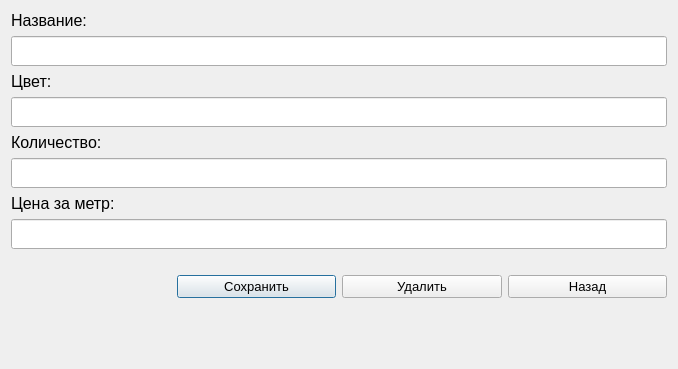
<?xml version="1.0" encoding="UTF-8"?>
<ui version="4.0">
 <class>Dialog</class>
 <widget class="QDialog" name="Dialog">
  <property name="geometry">
   <rect>
    <x>0</x>
    <y>0</y>
    <width>678</width>
    <height>369</height>
   </rect>
  </property>
  <property name="minimumSize">
   <size>
    <width>500</width>
    <height>300</height>
   </size>
  </property>
  <property name="windowTitle">
   <string>Редактирование материалов</string>
  </property>
  <layout class="QVBoxLayout" name="verticalLayout_2">
   <item>
    <layout class="QVBoxLayout" name="verticalLayout" stretch="0,0,0,0,0,0,0,0,0,0,1">
     <item>
      <widget class="QLabel" name="label">
       <property name="font">
        <font>
         <pointsize>12</pointsize>
        </font>
       </property>
       <property name="text">
        <string>Название:</string>
       </property>
      </widget>
     </item>
     <item>
      <widget class="QLineEdit" name="lineEdit">
       <property name="minimumSize">
        <size>
         <width>0</width>
         <height>30</height>
        </size>
       </property>
      </widget>
     </item>
     <item>
      <widget class="QLabel" name="label_2">
       <property name="font">
        <font>
         <pointsize>12</pointsize>
        </font>
       </property>
       <property name="text">
        <string>Цвет:</string>
       </property>
      </widget>
     </item>
     <item>
      <widget class="QLineEdit" name="lineEdit_2">
       <property name="minimumSize">
        <size>
         <width>0</width>
         <height>30</height>
        </size>
       </property>
      </widget>
     </item>
     <item>
      <widget class="QLabel" name="label_3">
       <property name="font">
        <font>
         <pointsize>12</pointsize>
        </font>
       </property>
       <property name="text">
        <string>Количество:</string>
       </property>
      </widget>
     </item>
     <item>
      <widget class="QLineEdit" name="lineEdit_3">
       <property name="minimumSize">
        <size>
         <width>0</width>
         <height>30</height>
        </size>
       </property>
      </widget>
     </item>
     <item>
      <widget class="QLabel" name="label_7">
       <property name="font">
        <font>
         <pointsize>12</pointsize>
        </font>
       </property>
       <property name="text">
        <string>Цена за метр:</string>
       </property>
      </widget>
     </item>
     <item>
      <widget class="QLineEdit" name="lineEdit_4">
       <property name="minimumSize">
        <size>
         <width>0</width>
         <height>30</height>
        </size>
       </property>
      </widget>
     </item>
     <item>
      <widget class="QLabel" name="label_6">
       <property name="text">
        <string/>
       </property>
      </widget>
     </item>
     <item>
      <layout class="QHBoxLayout" name="horizontalLayout">
       <item>
        <widget class="QLabel" name="label_4">
         <property name="text">
          <string/>
         </property>
        </widget>
       </item>
       <item>
        <widget class="QPushButton" name="pushButton">
         <property name="font">
          <font>
           <pointsize>10</pointsize>
          </font>
         </property>
         <property name="text">
          <string>Сохранить</string>
         </property>
        </widget>
       </item>
       <item>
        <widget class="QPushButton" name="pushButton_2">
         <property name="font">
          <font>
           <pointsize>10</pointsize>
          </font>
         </property>
         <property name="text">
          <string>Удалить</string>
         </property>
        </widget>
       </item>
       <item>
        <widget class="QPushButton" name="pushButton_3">
         <property name="font">
          <font>
           <pointsize>10</pointsize>
          </font>
         </property>
         <property name="text">
          <string>Назад</string>
         </property>
        </widget>
       </item>
      </layout>
     </item>
     <item>
      <widget class="QLabel" name="label_5">
       <property name="text">
        <string/>
       </property>
      </widget>
     </item>
    </layout>
   </item>
  </layout>
 </widget>
 <resources/>
 <connections/>
</ui>
